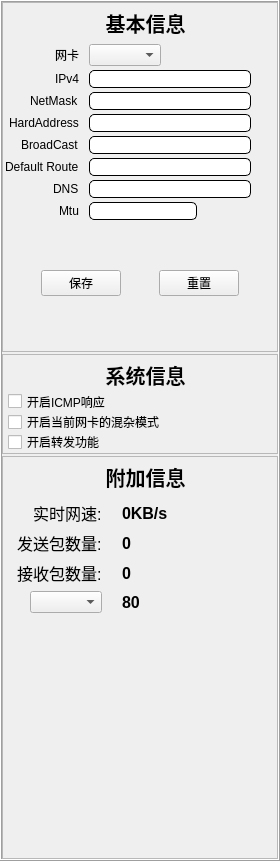
<?xml version="1.0" encoding="UTF-8"?>
<ui version="4.0">
 <class>StatusInfo</class>
 <widget class="QWidget" name="StatusInfo">
  <property name="geometry">
   <rect>
    <x>0</x>
    <y>0</y>
    <width>280</width>
    <height>861</height>
   </rect>
  </property>
  <property name="windowTitle">
   <string>Form</string>
  </property>
  <property name="styleSheet">
   <string notr="true">
QLineEdit{
border: 1px solid;
border-radius: 5px;
}
QLineEdit:hover {
	border: 1px solid #fafbfc;
	border-color: red;
}</string>
  </property>
  <layout class="QVBoxLayout" name="verticalLayout_3">
   <property name="spacing">
    <number>0</number>
   </property>
   <property name="leftMargin">
    <number>0</number>
   </property>
   <property name="topMargin">
    <number>0</number>
   </property>
   <property name="rightMargin">
    <number>0</number>
   </property>
   <property name="bottomMargin">
    <number>0</number>
   </property>
   <item>
    <widget class="QFrame" name="frame">
     <property name="frameShape">
      <enum>QFrame::Box</enum>
     </property>
     <property name="frameShadow">
      <enum>QFrame::Raised</enum>
     </property>
     <layout class="QVBoxLayout" name="verticalLayout_9">
      <property name="spacing">
       <number>2</number>
      </property>
      <property name="leftMargin">
       <number>0</number>
      </property>
      <property name="topMargin">
       <number>0</number>
      </property>
      <property name="rightMargin">
       <number>0</number>
      </property>
      <property name="bottomMargin">
       <number>0</number>
      </property>
      <item>
       <widget class="QFrame" name="frame_up">
        <property name="maximumSize">
         <size>
          <width>16777215</width>
          <height>350</height>
         </size>
        </property>
        <property name="frameShape">
         <enum>QFrame::StyledPanel</enum>
        </property>
        <property name="frameShadow">
         <enum>QFrame::Sunken</enum>
        </property>
        <layout class="QVBoxLayout" name="verticalLayout">
         <property name="spacing">
          <number>4</number>
         </property>
         <property name="leftMargin">
          <number>0</number>
         </property>
         <property name="topMargin">
          <number>5</number>
         </property>
         <property name="rightMargin">
          <number>0</number>
         </property>
         <property name="bottomMargin">
          <number>10</number>
         </property>
         <item>
          <widget class="QWidget" name="widget_8" native="true">
           <property name="minimumSize">
            <size>
             <width>0</width>
             <height>30</height>
            </size>
           </property>
           <property name="maximumSize">
            <size>
             <width>16777215</width>
             <height>30</height>
            </size>
           </property>
           <layout class="QVBoxLayout" name="verticalLayout_8">
            <property name="spacing">
             <number>0</number>
            </property>
            <property name="leftMargin">
             <number>0</number>
            </property>
            <property name="topMargin">
             <number>0</number>
            </property>
            <property name="rightMargin">
             <number>0</number>
            </property>
            <property name="bottomMargin">
             <number>0</number>
            </property>
            <item>
             <widget class="QLabel" name="label_2">
              <property name="font">
               <font>
                <pointsize>15</pointsize>
                <weight>75</weight>
                <bold>true</bold>
                <underline>false</underline>
                <stylestrategy>PreferAntialias</stylestrategy>
               </font>
              </property>
              <property name="text">
               <string>  基本信息</string>
              </property>
              <property name="textFormat">
               <enum>Qt::PlainText</enum>
              </property>
              <property name="alignment">
               <set>Qt::AlignCenter</set>
              </property>
             </widget>
            </item>
           </layout>
          </widget>
         </item>
         <item>
          <widget class="QWidget" name="widget_9" native="true">
           <layout class="QVBoxLayout" name="verticalLayout_7">
            <property name="spacing">
             <number>0</number>
            </property>
            <property name="leftMargin">
             <number>0</number>
            </property>
            <property name="topMargin">
             <number>0</number>
            </property>
            <property name="rightMargin">
             <number>0</number>
            </property>
            <property name="bottomMargin">
             <number>0</number>
            </property>
            <item>
             <layout class="QFormLayout" name="formLayout">
              <property name="fieldGrowthPolicy">
               <enum>QFormLayout::FieldsStayAtSizeHint</enum>
              </property>
              <property name="labelAlignment">
               <set>Qt::AlignRight|Qt::AlignTrailing|Qt::AlignVCenter</set>
              </property>
              <property name="formAlignment">
               <set>Qt::AlignJustify|Qt::AlignTop</set>
              </property>
              <property name="horizontalSpacing">
               <number>10</number>
              </property>
              <property name="verticalSpacing">
               <number>4</number>
              </property>
              <property name="leftMargin">
               <number>2</number>
              </property>
              <property name="topMargin">
               <number>2</number>
              </property>
              <property name="rightMargin">
               <number>2</number>
              </property>
              <property name="bottomMargin">
               <number>2</number>
              </property>
              <item row="0" column="0">
               <widget class="QLabel" name="Label_netcard">
                <property name="maximumSize">
                 <size>
                  <width>16777215</width>
                  <height>25</height>
                 </size>
                </property>
                <property name="text">
                 <string>网卡</string>
                </property>
               </widget>
              </item>
              <item row="0" column="1">
               <widget class="QComboBox" name="ComboBox_netcard">
                <property name="maximumSize">
                 <size>
                  <width>16777215</width>
                  <height>25</height>
                 </size>
                </property>
               </widget>
              </item>
              <item row="1" column="0">
               <widget class="QLabel" name="Label_ipv4">
                <property name="maximumSize">
                 <size>
                  <width>16777215</width>
                  <height>30</height>
                 </size>
                </property>
                <property name="text">
                 <string>IPv4</string>
                </property>
               </widget>
              </item>
              <item row="1" column="1">
               <widget class="QLineEdit" name="LineEdit_ipv4">
                <property name="minimumSize">
                 <size>
                  <width>162</width>
                  <height>0</height>
                 </size>
                </property>
                <property name="maximumSize">
                 <size>
                  <width>16777215</width>
                  <height>30</height>
                 </size>
                </property>
               </widget>
              </item>
              <item row="2" column="0">
               <widget class="QLabel" name="Label_netmask">
                <property name="maximumSize">
                 <size>
                  <width>16777215</width>
                  <height>30</height>
                 </size>
                </property>
                <property name="text">
                 <string>NetMask</string>
                </property>
               </widget>
              </item>
              <item row="2" column="1">
               <widget class="QLineEdit" name="LineEdit_netmask">
                <property name="minimumSize">
                 <size>
                  <width>162</width>
                  <height>0</height>
                 </size>
                </property>
                <property name="maximumSize">
                 <size>
                  <width>16777215</width>
                  <height>30</height>
                 </size>
                </property>
               </widget>
              </item>
              <item row="3" column="0">
               <widget class="QLabel" name="Label_hardaddress">
                <property name="maximumSize">
                 <size>
                  <width>16777215</width>
                  <height>30</height>
                 </size>
                </property>
                <property name="text">
                 <string>HardAddress</string>
                </property>
               </widget>
              </item>
              <item row="3" column="1">
               <widget class="QLineEdit" name="LineEdit_hardAddress">
                <property name="minimumSize">
                 <size>
                  <width>162</width>
                  <height>0</height>
                 </size>
                </property>
                <property name="maximumSize">
                 <size>
                  <width>16777215</width>
                  <height>30</height>
                 </size>
                </property>
               </widget>
              </item>
              <item row="4" column="0">
               <widget class="QLabel" name="broadCastLabel">
                <property name="maximumSize">
                 <size>
                  <width>16777215</width>
                  <height>30</height>
                 </size>
                </property>
                <property name="text">
                 <string>BroadCast</string>
                </property>
               </widget>
              </item>
              <item row="4" column="1">
               <widget class="QLineEdit" name="lineEdit_broadcast">
                <property name="minimumSize">
                 <size>
                  <width>162</width>
                  <height>0</height>
                 </size>
                </property>
                <property name="maximumSize">
                 <size>
                  <width>16777215</width>
                  <height>30</height>
                 </size>
                </property>
               </widget>
              </item>
              <item row="5" column="0">
               <widget class="QLabel" name="Label_defaultroute">
                <property name="maximumSize">
                 <size>
                  <width>16777215</width>
                  <height>30</height>
                 </size>
                </property>
                <property name="text">
                 <string>Default Route</string>
                </property>
               </widget>
              </item>
              <item row="5" column="1">
               <widget class="QLineEdit" name="LineEdit_defaultRoute">
                <property name="minimumSize">
                 <size>
                  <width>162</width>
                  <height>0</height>
                 </size>
                </property>
                <property name="maximumSize">
                 <size>
                  <width>16777215</width>
                  <height>30</height>
                 </size>
                </property>
               </widget>
              </item>
              <item row="6" column="0">
               <widget class="QLabel" name="Label_dns">
                <property name="maximumSize">
                 <size>
                  <width>16777215</width>
                  <height>30</height>
                 </size>
                </property>
                <property name="text">
                 <string>DNS</string>
                </property>
               </widget>
              </item>
              <item row="6" column="1">
               <widget class="QLineEdit" name="LineEdit_dns">
                <property name="minimumSize">
                 <size>
                  <width>162</width>
                  <height>0</height>
                 </size>
                </property>
                <property name="maximumSize">
                 <size>
                  <width>16777215</width>
                  <height>30</height>
                 </size>
                </property>
               </widget>
              </item>
              <item row="7" column="0">
               <widget class="QLabel" name="Label_mtu">
                <property name="maximumSize">
                 <size>
                  <width>16777215</width>
                  <height>30</height>
                 </size>
                </property>
                <property name="text">
                 <string>Mtu</string>
                </property>
               </widget>
              </item>
              <item row="7" column="1">
               <widget class="QLineEdit" name="LineEdit_mtu">
                <property name="minimumSize">
                 <size>
                  <width>0</width>
                  <height>0</height>
                 </size>
                </property>
                <property name="maximumSize">
                 <size>
                  <width>16777215</width>
                  <height>30</height>
                 </size>
                </property>
               </widget>
              </item>
             </layout>
            </item>
           </layout>
          </widget>
         </item>
         <item>
          <widget class="QWidget" name="widget_10" native="true">
           <layout class="QHBoxLayout" name="horizontalLayout_3">
            <property name="spacing">
             <number>0</number>
            </property>
            <property name="leftMargin">
             <number>0</number>
            </property>
            <property name="topMargin">
             <number>0</number>
            </property>
            <property name="rightMargin">
             <number>0</number>
            </property>
            <property name="bottomMargin">
             <number>0</number>
            </property>
            <item>
             <layout class="QHBoxLayout" name="horizontalLayout">
              <item>
               <spacer name="horizontalSpacer_2">
                <property name="orientation">
                 <enum>Qt::Horizontal</enum>
                </property>
                <property name="sizeHint" stdset="0">
                 <size>
                  <width>40</width>
                  <height>20</height>
                 </size>
                </property>
               </spacer>
              </item>
              <item>
               <widget class="QPushButton" name="pushButton_save">
                <property name="text">
                 <string>保存</string>
                </property>
               </widget>
              </item>
              <item>
               <spacer name="horizontalSpacer">
                <property name="orientation">
                 <enum>Qt::Horizontal</enum>
                </property>
                <property name="sizeHint" stdset="0">
                 <size>
                  <width>40</width>
                  <height>20</height>
                 </size>
                </property>
               </spacer>
              </item>
              <item>
               <widget class="QPushButton" name="pushButton_reset">
                <property name="text">
                 <string>重置</string>
                </property>
               </widget>
              </item>
              <item>
               <spacer name="horizontalSpacer_3">
                <property name="orientation">
                 <enum>Qt::Horizontal</enum>
                </property>
                <property name="sizeHint" stdset="0">
                 <size>
                  <width>40</width>
                  <height>20</height>
                 </size>
                </property>
               </spacer>
              </item>
             </layout>
            </item>
           </layout>
          </widget>
         </item>
        </layout>
       </widget>
      </item>
      <item>
       <widget class="QFrame" name="frame_mid">
        <property name="minimumSize">
         <size>
          <width>0</width>
          <height>100</height>
         </size>
        </property>
        <property name="maximumSize">
         <size>
          <width>16777215</width>
          <height>100</height>
         </size>
        </property>
        <property name="frameShape">
         <enum>QFrame::StyledPanel</enum>
        </property>
        <property name="frameShadow">
         <enum>QFrame::Sunken</enum>
        </property>
        <layout class="QVBoxLayout" name="verticalLayout_2">
         <property name="spacing">
          <number>0</number>
         </property>
         <property name="leftMargin">
          <number>0</number>
         </property>
         <property name="topMargin">
          <number>5</number>
         </property>
         <property name="rightMargin">
          <number>0</number>
         </property>
         <property name="bottomMargin">
          <number>0</number>
         </property>
         <item>
          <widget class="QWidget" name="widget_4" native="true">
           <property name="minimumSize">
            <size>
             <width>0</width>
             <height>30</height>
            </size>
           </property>
           <property name="maximumSize">
            <size>
             <width>16777215</width>
             <height>30</height>
            </size>
           </property>
           <layout class="QVBoxLayout" name="verticalLayout_4">
            <property name="spacing">
             <number>0</number>
            </property>
            <property name="leftMargin">
             <number>0</number>
            </property>
            <property name="topMargin">
             <number>0</number>
            </property>
            <property name="rightMargin">
             <number>0</number>
            </property>
            <property name="bottomMargin">
             <number>0</number>
            </property>
            <item>
             <widget class="QLabel" name="label">
              <property name="font">
               <font>
                <pointsize>15</pointsize>
                <weight>75</weight>
                <italic>false</italic>
                <bold>true</bold>
                <underline>false</underline>
                <strikeout>false</strikeout>
                <stylestrategy>PreferAntialias</stylestrategy>
                <kerning>true</kerning>
               </font>
              </property>
              <property name="text">
               <string>  系统信息</string>
              </property>
              <property name="alignment">
               <set>Qt::AlignCenter</set>
              </property>
             </widget>
            </item>
           </layout>
          </widget>
         </item>
         <item>
          <widget class="QWidget" name="widget_5" native="true">
           <layout class="QHBoxLayout" name="horizontalLayout_4">
            <property name="spacing">
             <number>2</number>
            </property>
            <property name="leftMargin">
             <number>5</number>
            </property>
            <property name="topMargin">
             <number>2</number>
            </property>
            <property name="rightMargin">
             <number>5</number>
            </property>
            <property name="bottomMargin">
             <number>2</number>
            </property>
            <item>
             <layout class="QGridLayout" name="gridLayout">
              <property name="spacing">
               <number>2</number>
              </property>
              <item row="0" column="0">
               <widget class="QCheckBox" name="checkBox_openIcmp">
                <property name="text">
                 <string>开启ICMP响应</string>
                </property>
               </widget>
              </item>
              <item row="2" column="0">
               <widget class="QCheckBox" name="checkBox_openTrans">
                <property name="text">
                 <string>开启转发功能</string>
                </property>
               </widget>
              </item>
              <item row="1" column="0">
               <widget class="QCheckBox" name="checkBox_openPromisc">
                <property name="text">
                 <string>开启当前网卡的混杂模式</string>
                </property>
               </widget>
              </item>
             </layout>
            </item>
           </layout>
          </widget>
         </item>
        </layout>
       </widget>
      </item>
      <item>
       <widget class="QFrame" name="frame_down">
        <property name="frameShape">
         <enum>QFrame::StyledPanel</enum>
        </property>
        <property name="frameShadow">
         <enum>QFrame::Sunken</enum>
        </property>
        <layout class="QVBoxLayout" name="verticalLayout_6">
         <property name="spacing">
          <number>0</number>
         </property>
         <property name="leftMargin">
          <number>0</number>
         </property>
         <property name="topMargin">
          <number>5</number>
         </property>
         <property name="rightMargin">
          <number>0</number>
         </property>
         <property name="bottomMargin">
          <number>0</number>
         </property>
         <item>
          <widget class="QWidget" name="widget_6" native="true">
           <property name="minimumSize">
            <size>
             <width>0</width>
             <height>30</height>
            </size>
           </property>
           <property name="maximumSize">
            <size>
             <width>16777215</width>
             <height>30</height>
            </size>
           </property>
           <layout class="QHBoxLayout" name="horizontalLayout_2">
            <property name="spacing">
             <number>0</number>
            </property>
            <property name="leftMargin">
             <number>0</number>
            </property>
            <property name="topMargin">
             <number>0</number>
            </property>
            <property name="rightMargin">
             <number>0</number>
            </property>
            <property name="bottomMargin">
             <number>0</number>
            </property>
            <item>
             <widget class="QLabel" name="label_3">
              <property name="font">
               <font>
                <pointsize>15</pointsize>
                <weight>75</weight>
                <bold>true</bold>
                <underline>false</underline>
                <stylestrategy>PreferAntialias</stylestrategy>
               </font>
              </property>
              <property name="text">
               <string>  附加信息</string>
              </property>
              <property name="alignment">
               <set>Qt::AlignCenter</set>
              </property>
             </widget>
            </item>
           </layout>
          </widget>
         </item>
         <item>
          <widget class="QWidget" name="widget_7" native="true">
           <layout class="QVBoxLayout" name="verticalLayout_5">
            <item>
             <layout class="QFormLayout" name="formLayout_2">
              <property name="labelAlignment">
               <set>Qt::AlignRight|Qt::AlignTrailing|Qt::AlignVCenter</set>
              </property>
              <property name="formAlignment">
               <set>Qt::AlignLeading|Qt::AlignLeft|Qt::AlignTop</set>
              </property>
              <property name="horizontalSpacing">
               <number>20</number>
              </property>
              <property name="leftMargin">
               <number>5</number>
              </property>
              <property name="rightMargin">
               <number>5</number>
              </property>
              <item row="0" column="0">
               <widget class="QLabel" name="label_7">
                <property name="font">
                 <font>
                  <pointsize>12</pointsize>
                  <weight>50</weight>
                  <bold>false</bold>
                  <stylestrategy>PreferAntialias</stylestrategy>
                 </font>
                </property>
                <property name="text">
                 <string>实时网速:</string>
                </property>
               </widget>
              </item>
              <item row="0" column="1">
               <widget class="QLabel" name="label_8">
                <property name="font">
                 <font>
                  <pointsize>12</pointsize>
                  <weight>75</weight>
                  <bold>true</bold>
                  <stylestrategy>PreferAntialias</stylestrategy>
                 </font>
                </property>
                <property name="text">
                 <string>0KB/s</string>
                </property>
               </widget>
              </item>
              <item row="1" column="0">
               <widget class="QLabel" name="label_9">
                <property name="font">
                 <font>
                  <pointsize>12</pointsize>
                  <weight>50</weight>
                  <bold>false</bold>
                  <stylestrategy>PreferAntialias</stylestrategy>
                 </font>
                </property>
                <property name="text">
                 <string>发送包数量:</string>
                </property>
               </widget>
              </item>
              <item row="1" column="1">
               <widget class="QLabel" name="label_numPacSend">
                <property name="font">
                 <font>
                  <pointsize>12</pointsize>
                  <weight>75</weight>
                  <bold>true</bold>
                  <stylestrategy>PreferAntialias</stylestrategy>
                 </font>
                </property>
                <property name="text">
                 <string>0</string>
                </property>
               </widget>
              </item>
              <item row="2" column="0">
               <widget class="QLabel" name="label_11">
                <property name="font">
                 <font>
                  <pointsize>12</pointsize>
                  <weight>50</weight>
                  <bold>false</bold>
                  <stylestrategy>PreferAntialias</stylestrategy>
                 </font>
                </property>
                <property name="text">
                 <string>接收包数量:</string>
                </property>
               </widget>
              </item>
              <item row="2" column="1">
               <widget class="QLabel" name="label_numPacRec">
                <property name="font">
                 <font>
                  <pointsize>12</pointsize>
                  <weight>75</weight>
                  <bold>true</bold>
                  <stylestrategy>PreferAntialias</stylestrategy>
                 </font>
                </property>
                <property name="text">
                 <string>0</string>
                </property>
               </widget>
              </item>
              <item row="3" column="0">
               <widget class="QComboBox" name="comboBox">
                <property name="minimumSize">
                 <size>
                  <width>0</width>
                  <height>0</height>
                 </size>
                </property>
                <property name="maximumSize">
                 <size>
                  <width>99999</width>
                  <height>16777215</height>
                 </size>
                </property>
               </widget>
              </item>
              <item row="3" column="1">
               <widget class="QLabel" name="label_5">
                <property name="font">
                 <font>
                  <pointsize>12</pointsize>
                  <weight>75</weight>
                  <bold>true</bold>
                  <stylestrategy>PreferAntialias</stylestrategy>
                 </font>
                </property>
                <property name="text">
                 <string>80</string>
                </property>
               </widget>
              </item>
             </layout>
            </item>
           </layout>
          </widget>
         </item>
        </layout>
       </widget>
      </item>
     </layout>
    </widget>
   </item>
  </layout>
 </widget>
 <resources/>
 <connections/>
</ui>
